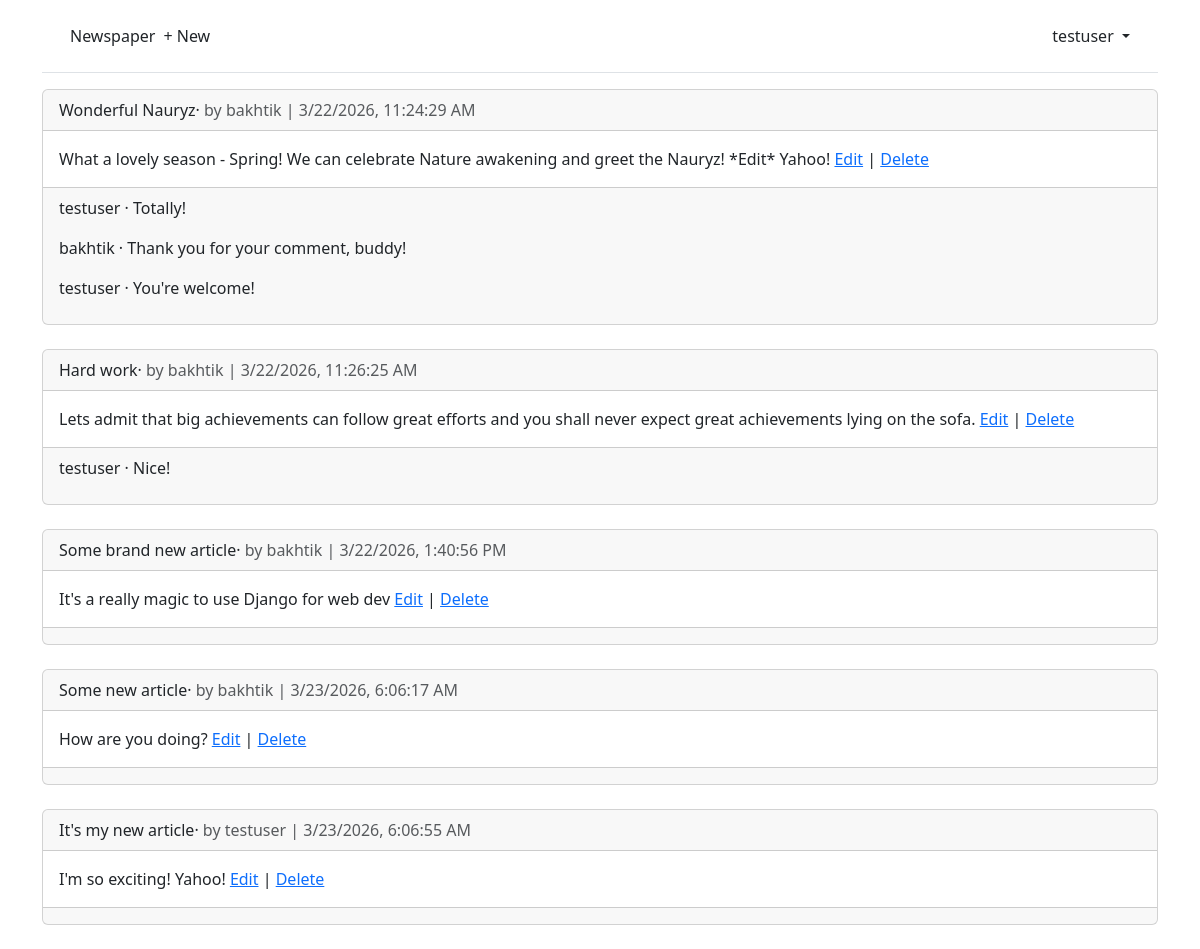
The page /articles/ (signed in) on the database its author committed.
### accounts/models.py (models this page shows)
class CustomUser(AbstractUser):
    age = models.PositiveIntegerField(null=True, blank=True)

### articles/models.py (models this page shows, shortened)
class Article(models.Model):
    title = models.CharField(max_length=255)
    body = models.TextField()
    date = models.DateTimeField(auto_now_add=True)
    author = models.ForeignKey(
        settings.AUTH_USER_MODEL,
        on_delete=models.CASCADE,
    )

class Comment(models.Model):
    article = models.ForeignKey(Article, on_delete=models.CASCADE)
    comment = models.CharField(max_length=140)
    author = models.ForeignKey(
        settings.AUTH_USER_MODEL,
        on_delete=models.CASCADE,
    )
    def __str__(self):
        return self.comment

### articles/views.py (the view)
# urls.py: path("", ArticleListView.as_view(), name="article_list"),
class ArticleListView(LoginRequiredMixin, ListView):
    model = Article
    template_name = "article_list.html"

### templates/article_list.html (shortened to what this page needs)
{% extends "base.html" %}
{% block content %}
{% for article in article_list %}
  <div class="card">
    <div class="card-header">
      <span class="font-weight-bold">{{ article.title }}</span>&middot;
      <span class="text-muted">
        by {{ article.author }} |
        <span class="local-date" data-utc="{{ article.date|date:'c' }}"></span>
      </span>
    </div>
    <div class="card-body">
      {{ article.body }}
      <a href="{% url 'article_edit' article.pk %}">Edit</a> |
      <a href="{% url 'article_delete' article.pk %}">Delete</a>
    </div>
    <div class="card-footer">
      {% for comment in article.comment_set.all %}
        <p>
          <span class="font-weight-bold">
            {{ comment.author }} &middot;
          </span>
          {{ comment }}
        </p>
      {% endfor %}
    </div>
  </div>
  <br />
{% endfor %}
{% endblock content %}

### templates/base.html (shortened to what this page needs)
<!DOCTYPE html>
<html>
  <head>
    <link href="https://cdn.jsdelivr.net/npm/bootstrap@5.3.8/dist/css/bootstrap.min.css" rel="stylesheet">
  </head>
  <body>
    <div class="container">
      <header class="p-3 mb-3 border-bottom">
        <div class="container">
          <div class="d-flex flex-wrap align-items-center justify-content-center justify-content-lg-start">
            <a class="navbar-brand" href="{% url 'home' %}">Newspaper</a>
            <ul class="nav col-12 col-lg-auto me-lg-auto mb-2 justify-content-center mb-md-0">
            {% if user.is_authenticated %}
            <li><a href="{% url 'article_new' %}" class="nav-link px-2 link-dark">+ New</a></li>
            {% endif %}
            </ul>
            {% if user.is_authenticated %}
            <div class="dropdown text-end">
              <a href="#" class="d-block link-dark text-decoration-none dropdown-toggle" id="dropdownUser1" data-bs-toggle="dropdown" aria-expanded="false">
                {{ user.username }}
              </a>
            </div>
            {% else %}
            <div class="text-end">
              <a href="{% url 'login' %}" class="btn btn-outline-primary me-2">Log In</a>
              <a href="{% url 'signup' %}" class="btn btn-primary">Sign Up</a>
            </div>
            {% endif %}
          </div>
        </div>
      </header>
      <main>
        {% block content %}
        {% endblock content %}
      </main>
    </div>
  </body>
</html>

### rows shown on the page
CustomUser: username "testuser"
Article: title "Wonderful Nauryz", author "bakhtik", body "What a lovely season - Spring! We can celebrate Nature awakening and greet the Nauryz! *Edit* Yahoo!"
Comment: author "testuser", comment "Totally!"
Comment: author "bakhtik", comment "Thank you for your comment, buddy!"
Comment: author "testuser", comment "You're welcome!"
Article: title "Hard work", author "bakhtik", body "Lets admit that big achievements can follow great efforts and you shall never expect great achievements lying on the sofa."
Comment: author "testuser", comment "Nice!"
Article: title "Some brand new article", author "bakhtik", body "It's a really magic to use Django for web dev"
Article: title "Some new article", author "bakhtik", body "How are you doing?"
Article: title "It's my new article", author "testuser", body "I'm so exciting! Yahoo!"
